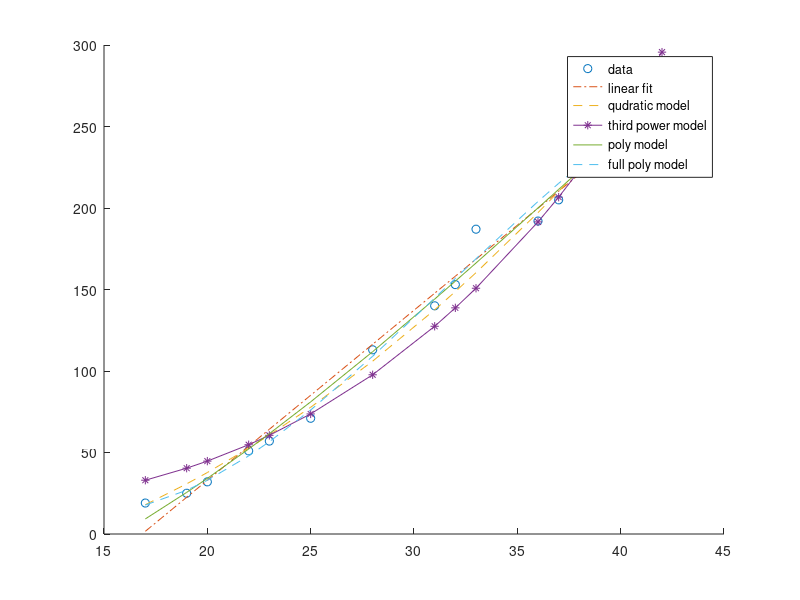

MATLAB code for this plot:
x = [17 19 20 22 23 25 28 31 32 33 36 37 39 42]
y = [19 25 32 51 57 71 113 140 153 187 192 205 250 260]
x2 = x.^2
x3 = x.^3
X = [ones(length(x),1), x2' x3']
hold on
p = polyfit(x,y,1);
% Evaluate the fitted polynomial p and plot:
f = polyval(p,x);
plot(x,y,'o',x,f,'-.')


p = polyfit(x2,y,1);
% Evaluate the fitted polynomial p and plot:
f = polyval(p,x2);
plot(x,f,'--')

p = polyfit(x3,y,1);
% Evaluate the fitted polynomial p and plot:
f = polyval(p,x3);
plot(x,f,'-*')

pa = regress(y', X)
% Evaluate the fitted polynomial p and plot:
f = X*pa;
plot(x,f,'-')

p = polyfit(x,y,3);
% Evaluate the fitted polynomial p and plot:
f = polyval(p,x);
plot(x,f,'--')
legend('data','linear fit', 'qudratic model', 'third power model', 'poly model', 'full poly model')